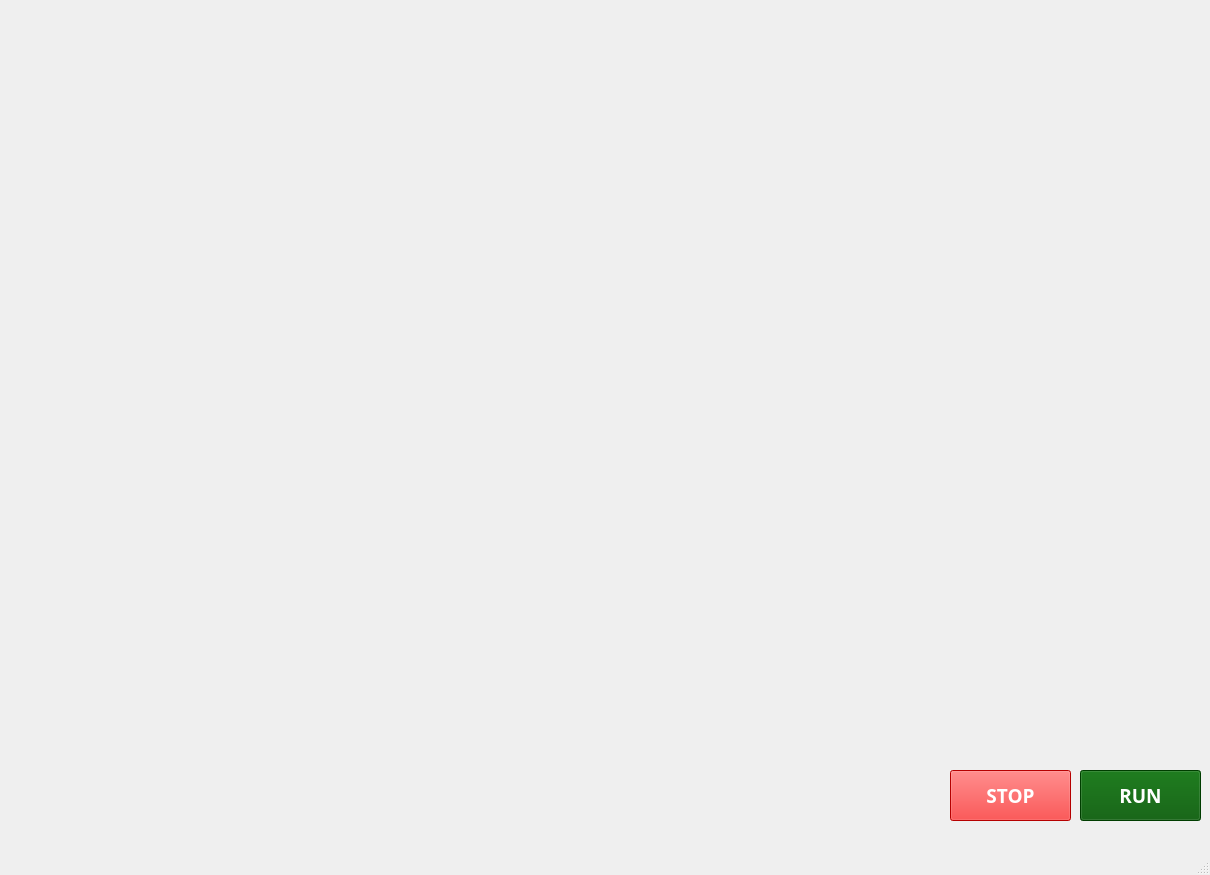
<?xml version="1.0" encoding="UTF-8"?>
<ui version="4.0">
 <class>jarvisUI</class>
 <widget class="QMainWindow" name="jarvisUI">
  <property name="geometry">
   <rect>
    <x>0</x>
    <y>0</y>
    <width>1210</width>
    <height>875</height>
   </rect>
  </property>
  <property name="windowTitle">
   <string>MainWindow</string>
  </property>
  <widget class="QWidget" name="centralwidget">
   <widget class="QLabel" name="label">
    <property name="geometry">
     <rect>
      <x>0</x>
      <y>0</y>
      <width>1211</width>
      <height>831</height>
     </rect>
    </property>
    <property name="text">
     <string/>
    </property>
    <property name="pixmap">
     <pixmap>livegui.gif</pixmap>
    </property>
    <property name="scaledContents">
     <bool>true</bool>
    </property>
   </widget>
   <widget class="QPushButton" name="pushButton">
    <property name="geometry">
     <rect>
      <x>1080</x>
      <y>770</y>
      <width>121</width>
      <height>51</height>
     </rect>
    </property>
    <property name="font">
     <font>
      <family>Segoe UI Black</family>
      <pointsize>14</pointsize>
      <weight>75</weight>
      <bold>true</bold>
     </font>
    </property>
    <property name="styleSheet">
     <string notr="true">background-color: rgb(0, 85, 0);
color: rgb(255, 255, 255);</string>
    </property>
    <property name="text">
     <string>RUN</string>
    </property>
   </widget>
   <widget class="QPushButton" name="pushButton_2">
    <property name="geometry">
     <rect>
      <x>950</x>
      <y>770</y>
      <width>121</width>
      <height>51</height>
     </rect>
    </property>
    <property name="font">
     <font>
      <family>Segoe UI Black</family>
      <pointsize>14</pointsize>
      <weight>75</weight>
      <bold>true</bold>
     </font>
    </property>
    <property name="styleSheet">
     <string notr="true">background-color: rgb(255, 0, 0);
color: rgb(255, 255, 255);</string>
    </property>
    <property name="text">
     <string>STOP</string>
    </property>
   </widget>
   <widget class="QLabel" name="label_2">
    <property name="geometry">
     <rect>
      <x>0</x>
      <y>-30</y>
      <width>431</width>
      <height>201</height>
     </rect>
    </property>
    <property name="text">
     <string/>
    </property>
    <property name="pixmap">
     <pixmap>initiating.gif</pixmap>
    </property>
    <property name="scaledContents">
     <bool>true</bool>
    </property>
   </widget>
   <widget class="QTextBrowser" name="textBrowser">
    <property name="geometry">
     <rect>
      <x>520</x>
      <y>10</y>
      <width>340</width>
      <height>61</height>
     </rect>
    </property>
    <property name="styleSheet">
     <string notr="true">background:transparent;</string>
    </property>
   </widget>
   <widget class="QTextBrowser" name="textBrowser_2">
    <property name="geometry">
     <rect>
      <x>860</x>
      <y>10</y>
      <width>341</width>
      <height>61</height>
     </rect>
    </property>
    <property name="styleSheet">
     <string notr="true">background:transparent;</string>
    </property>
   </widget>
  </widget>
  <widget class="QMenuBar" name="menubar">
   <property name="geometry">
    <rect>
     <x>0</x>
     <y>0</y>
     <width>1210</width>
     <height>26</height>
    </rect>
   </property>
  </widget>
  <widget class="QStatusBar" name="statusbar"/>
 </widget>
 <resources/>
 <connections/>
</ui>
